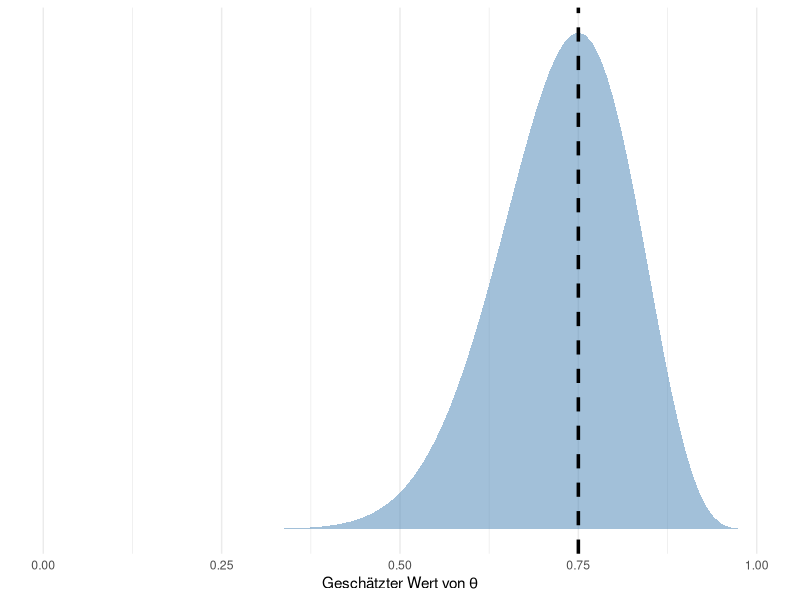

This figure's R source:
## ---- chunk 1
correct <- 15 # Anzahl korrekter Antworten
trials <- 20 # Anzahl Trials insgesamt
## ---- chunk 2
theta <- correct / trials
theta
## ---- chunk 3
library(tidyverse)

# seed setzen für reproduzierbare ergebnisse
set.seed(42) 

# daten generieren
d <- tibble(x = seq(from = 0, to = 1, by = .01)) |>
    mutate(density = dbinom(15, 20, x))

d |>
    ggplot(aes(x = x, ymin = 0, ymax = density)) +
    geom_ribbon(alpha = 0.5, fill = "steelblue") +
    geom_vline(xintercept = theta, linetype = 2, linewidth = 1.2) +
    scale_y_continuous(NULL, breaks = NULL) +
    coord_cartesian(xlim = c(0, 1)) +
    labs(x = expression(paste("Geschätzter Wert von ", theta))) +
    theme_minimal()
